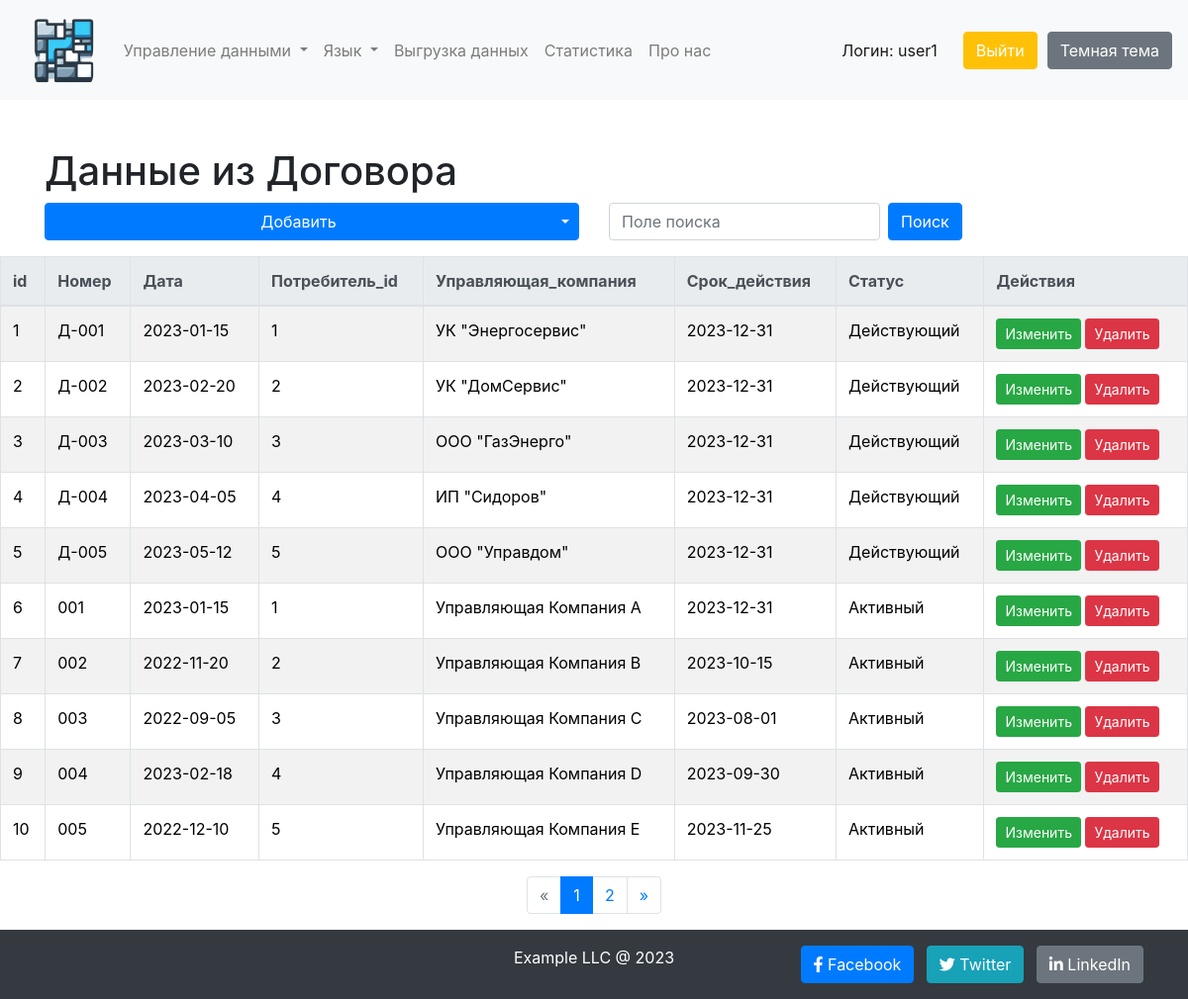
/table/Договора (signed in), run on the app's committed database.
### tables this page shows
CREATE TABLE Договора (
    id INTEGER PRIMARY KEY AUTOINCREMENT,
    Номер VARCHAR(50) NOT NULL,
    Дата DATE NOT NULL,
    Потребитель_id INT,
    Управляющая_компания VARCHAR(255),
    Срок_действия DATE NOT NULL,
    Статус VARCHAR(50) NOT NULL,
    FOREIGN KEY (Потребитель_id) REFERENCES Потребители(id)
);

### modules/tables.py (the view)
    @app.route('/table/<table_name>')
    def manage_table(table_name):
        if 'user_id' not in session:
            return redirect(url_for('login'))
        if table_name not in session['allowed_tables']:
            flash('Доступ к данной таблице запрещен', 'danger')
            return redirect(url_for('index'))
        page = request.args.get(get_page_parameter(), type=int, default=1)
        per_page = app_config.page_size
        '''
            Если надо по юзерам
            user_id = session.get('user_id')
            cursor.execute(f"SELECT * FROM {table_name} WHERE user_id=?", (user_id,))
            '''
        cursor.execute(f"SELECT * FROM {table_name}")
        table_data = cursor.fetchall()
        search_query = request.args.get('q', '')
        if search_query:
            table_data = [row for row in table_data if
                          any(str(search_query).lower() in str(value).lower() for value in row)]
        column_names = [description[0] for description in cursor.description]
        total = len(table_data)
        offset = (page - 1) * per_page
        end = offset + per_page
        table_data = table_data[offset:end]
        pagination = Pagination(page=page, total=total, per_page=per_page, css_framework='bootstrap4')
        return render_template('table.html', table_name=table_name,
                               table_data=table_data, column_names=column_names,
                               pagination=pagination, search_query=search_query)

### app.py (called while the page is built)
@app.context_processor
def inject_user():
    if not session.get('translations'):
        cursor.execute(f'SELECT translation_key, translation_{app_config.default_lang} FROM translations')
        translations = cursor.fetchall()
        session['translations'] = {key: value for key, value in translations}
    session_variables = {
        'username': session.get('username'),
        'allowed_tables': session.get('allowed_tables', default=[]),
        'app_config': app_config,
        'org_name': session.get('org_name', default=app_config.org_name)
    }
    session_variables['user_data'] = {session['translations']['role']: session.get('role'),
                                      session['translations']['user_id']: session.get('user_id'),
                                      session['translations']['preferred_lang']: session.get('preferred_lang')}
    return session_variables

### templates/table.html (shortened to what this page needs)
<!DOCTYPE html>
<html lang="en">
<head>
    {% include 'header.html' %}
</head>
<body>
{% include 'navbar.html' %}
<div class="container mt-5">
    <h1>Данные из {{ table_name }}</h1>
    <div class="row mb-3">
        <div class="col-md-6">
            <div class="btn-group btn-block">
                <a href="/add/{{ table_name }}" class="btn btn-primary btn-block"
                   {% if session.get('allowed_add') == 0 %}disabled{% endif %}>Добавить
                </a>
                <button type="button" class="btn btn-primary dropdown-toggle dropdown-toggle-split"
                        data-toggle="dropdown" aria-haspopup="true" aria-expanded="false"
                        {% if session.get('allowed_add') == 0 %}disabled{% endif %}>
                </button>
            </div>
        </div>
        <div class="col-md-6">
            <form action="" method="GET" class="form-inline">
                <div class="form-group">
                    <input type="text" name="q" class="form-control" placeholder="Поле поиска"
                           value="{{ search_query }}"
                           {% if session.get('allowed_search') == 0 %}disabled{% endif %}>
                </div>
                <button type="submit" class="btn btn-primary ml-2"
                        {% if session.get('allowed_search') == 0 %}disabled{% endif %}>
                    Поиск
                </button>
            </form>
        </div>
    </div>
</div>
<table class="table table-responsive-sm table-striped table-bordered table-hover">
        <thead class="thead-light">
    <tr>
        {% for column in column_names %}
            <th>{{ column }}</th>
        {% endfor %}
        <th>Действия</th>
    </tr>
    </thead>
    <tbody>
    {% for row in table_data %}
        <tr>
            {% for value in row %}
                <td>{{ value }}</td>
            {% endfor %}
            <td>
                {% if session.get('allowed_edit') == 0 %}
                    <button class="btn btn-success btn-sm" disabled>Изменить</button>
                {% else %}
                    <a href="/edit/{{ table_name }}/{{ row[0] }}" class="btn btn-success btn-sm">Изменить</a>
                {% endif %}
                {% if session.get('allowed_delete') == 0 %}
                    <button class="btn btn-danger btn-sm" disabled>Удалить</button>
                {% else %}
                    <a href="/delete/{{ table_name }}/{{ row[0] }}" class="btn btn-danger btn-sm">Удалить</a>
                {% endif %}
            </td>
        </tr>
    {% endfor %}
    </tbody>
</table>
<div class="d-flex justify-content-center">
    <div class="pagination">
        {{ pagination.links }}
    </div>
</div>
{% include 'footer.html' %}
</body>
</html>

### templates/header.html (shortened to what this page needs)
<link rel="stylesheet" href="https://cdn.jsdelivr.net/npm/bootstrap/dist/css/bootstrap.min.css">
<link rel="stylesheet" href="https://cdnjs.cloudflare.com/ajax/libs/font-awesome/5.15.3/css/all.min.css">

### templates/navbar.html (shortened to what this page needs)
<link rel="stylesheet" id="currentStyle"
      href="https://stackpath.bootstrapcdn.com/bootstrap/4.5.2/css/bootstrap.min.css">
<nav class="navbar navbar-expand-lg navbar-light bg-light">
    <a class="navbar-brand" href="/index" style="margin-left: 10px">
        <img src="/static/icon.png" alt="CRUD WEBSITE" style="height: 75px;">
    </a>
    <div class="collapse navbar-collapse" id="navbarNav">
        <ul class="navbar-nav">
            {% if no_login %}
                <li class="nav-item">
                    <a class="nav-link" href="/login">{{ session['translations']['login'] }}</a>
                </li>
            {% else %}
                {% for menu in app_config.dynamic_menus %}
                    <li class="nav-item dropdown">
                        <a class="nav-link dropdown-toggle" href="#" id="{{ menu.id }}" role="button" data-toggle="dropdown"
                           aria-haspopup="true" aria-expanded="false">
                            {{ session['translations'][menu.name] }}
                        </a>
                    </li>
                {% endfor %}
                {% for menu in app_config.static_menus %}
                    <li class="nav-item dropdown">
                        <a class="nav-link" role="button" href="{{ menu.href }}">
                            {{ session['translations'][menu.name] }}
                        </a>
                    </li>
                {% endfor %}
            {% endif %}
        </ul>
    </div>
    {% if not no_login %}
        <div class="navbar-text ml-auto d-flex align-items-center">
            <a class="nav-link" href="/index"
               style="margin-right: 10px;">{{ session['translations']['login'] }}: {{ username }}</a>
            <a class="btn btn-warning text-white" href="/logout"
               style="margin-right: 10px; white-space: nowrap;">{{ session['translations']['exit'] }}</a>
            <button class="btn btn-secondary" id="themeToggle">{{ session['translations']['dark_theme'] }}</button>
        </div>
    {% endif %}
</nav>

### templates/footer.html (shortened to what this page needs)
<footer class="bg-dark text-white fixed-bottom py-3">
    <div class="container">
        <div class="row">
            <div class="col-md-4 text-center text-md-left mb-2 mb-md-0">
            </div>
            <div class="col-md-4 text-center">
                <span>{{ org_name }}</span>
            </div>
            <div class="col-md-4 text-center text-md-right">
                <a href="https://www.facebook.com/examplellc" class="btn btn-primary mr-2" target="_blank">
                    <i class="fab fa-facebook-f"></i> Facebook
                </a>
                <a href="https://www.twitter.com/examplellc" class="btn btn-info mr-2" target="_blank">
                    <i class="fab fa-twitter"></i> Twitter
                </a>
                <a href="https://www.linkedin.com/company/examplellc" class="btn btn-secondary" target="_blank">
                    <i class="fab fa-linkedin-in"></i> LinkedIn
                </a>
            </div>
        </div>
    </div>
</footer>

### data on the page
Договора: row "1" "1", Номер "Д-001", Дата "2023-01-15", Управляющая_компания "УК \"Энергосервис\"", Срок_действия "2023-12-31", Статус "Действующий"
Договора: row "2" "2", Номер "Д-002", Дата "2023-02-20", Управляющая_компания "УК \"ДомСервис\"", Срок_действия "2023-12-31", Статус "Действующий"
Договора: row "3" "3", Номер "Д-003", Дата "2023-03-10", Управляющая_компания "ООО \"ГазЭнерго\"", Срок_действия "2023-12-31", Статус "Действующий"
Договора: row "4" "4", Номер "Д-004", Дата "2023-04-05", Управляющая_компания "ИП \"Сидоров\"", Срок_действия "2023-12-31", Статус "Действующий"
Договора: row "5" "5", Номер "Д-005", Дата "2023-05-12", Управляющая_компания "ООО \"Управдом\"", Срок_действия "2023-12-31", Статус "Действующий"
Договора: row "6" "1", Номер "001", Дата "2023-01-15", Управляющая_компания "Управляющая Компания A", Срок_действия "2023-12-31", Статус "Активный"
Договора: row "7" "2", Номер "002", Дата "2022-11-20", Управляющая_компания "Управляющая Компания B", Срок_действия "2023-10-15", Статус "Активный"
Договора: row "8" "3", Номер "003", Дата "2022-09-05", Управляющая_компания "Управляющая Компания C", Срок_действия "2023-08-01", Статус "Активный"
Договора: row "9" "4", Номер "004", Дата "2023-02-18", Управляющая_компания "Управляющая Компания D", Срок_действия "2023-09-30", Статус "Активный"
Договора: row "10" "5", Номер "005", Дата "2022-12-10", Управляющая_компания "Управляющая Компания E", Срок_действия "2023-11-25", Статус "Активный"

### other printed values
{{ session['translations'][menu.name] }} "Управление данными" "Язык"
{{ session['translations'][menu.name] }} "Выгрузка данных" "Статистика" "Про нас"
{{ session['translations']['login'] }} "Логин"
{{ username }} "user1"
{{ session['translations']['exit'] }} "Выйти"
{{ session['translations']['dark_theme'] }} "Темная тема"
{{ table_name }} "Договора"
{{ column }} "id" "Номер" "Дата" "Потребитель_id" "Управляющая_компания" "Срок_действия" "Статус"
{{ pagination.links }} "« 1 2 »"
{{ org_name }} "Example LLC @ 2023"
